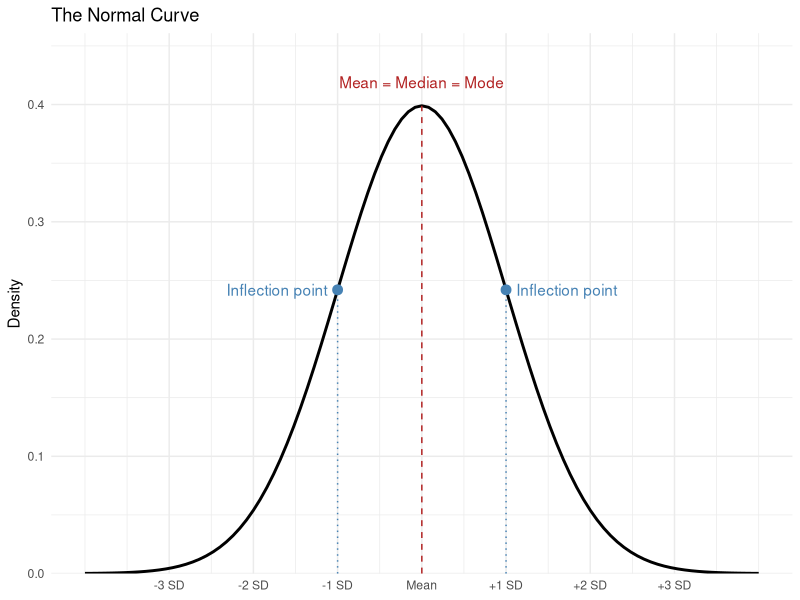
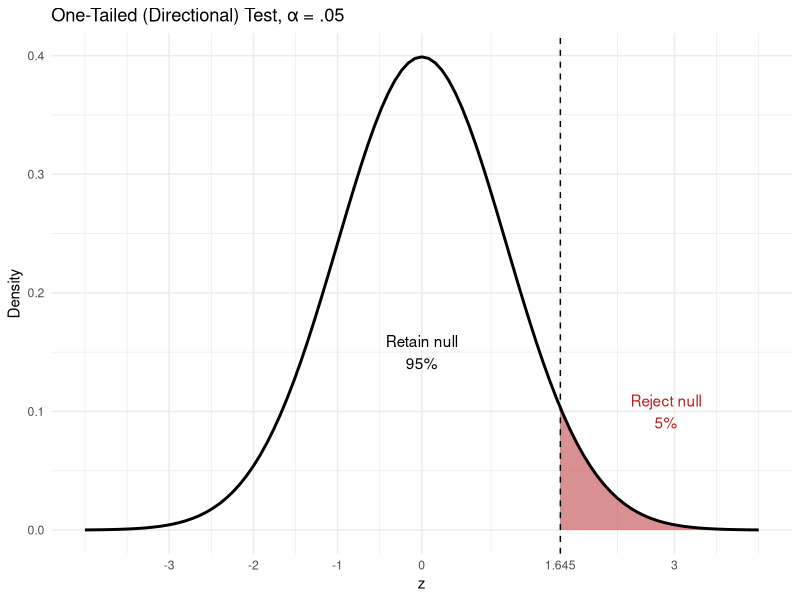
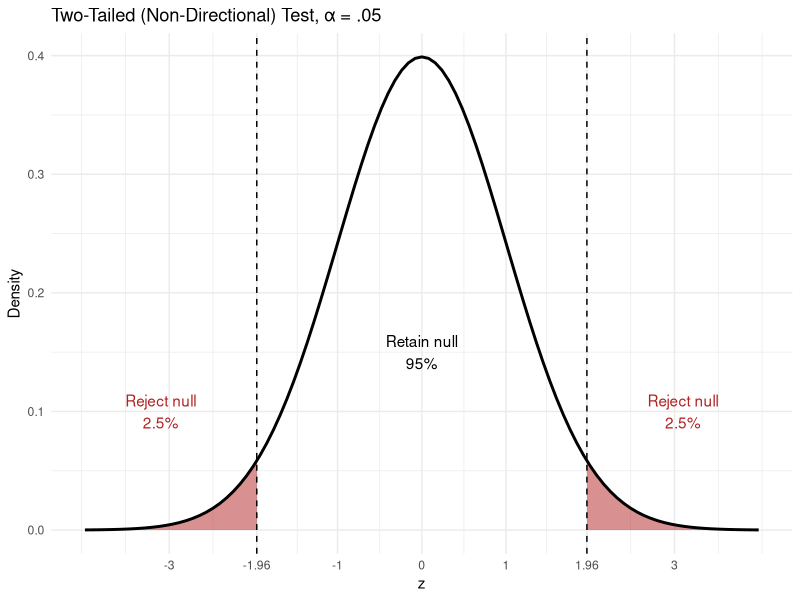

Recreate these plots in R, in order.
## ---- chunk 1
#| include: false
library(tidyverse)
## ---- chunk 2
#| echo: false
mu <- 0
sigma <- 1
infl <- c(mu - sigma, mu + sigma)   # inflection points at ±1 SD

ggplot(data.frame(x = c(mu - 4 * sigma, mu + 4 * sigma)), aes(x)) +
  stat_function(fun = dnorm, args = list(mean = mu, sd = sigma), linewidth = 1) +
  annotate("segment", x = mu, xend = mu, y = 0, yend = dnorm(mu, mu, sigma),
           linetype = "dashed", color = "firebrick") +
  annotate("text", x = mu, y = dnorm(mu, mu, sigma) + 0.02,
           label = "Mean = Median = Mode", color = "firebrick") +
  geom_segment(data = data.frame(x = infl),
               aes(x = x, xend = x, y = 0, yend = dnorm(x, mu, sigma)),
               linetype = "dotted", color = "steelblue") +
  geom_point(data = data.frame(x = infl), aes(x = x, y = dnorm(x, mu, sigma)),
             size = 3, color = "steelblue") +
  annotate("text", x = infl, y = dnorm(infl, mu, sigma),
           label = "Inflection point", hjust = c(1.1, -0.1), color = "steelblue") +
  scale_x_continuous(breaks = mu + (-3:3) * sigma,
                     labels = c("-3 SD", "-2 SD", "-1 SD", "Mean", "+1 SD", "+2 SD", "+3 SD")) +
  scale_y_continuous(expand = expansion(mult = c(0, 0.1))) +
  labs(title = "The Normal Curve", x = NULL, y = "Density") +
  theme_minimal()
## ---- chunk 3
#| echo: false
z_one <- qnorm(0.95)   # 1.645

ggplot(data.frame(x = c(-4, 4)), aes(x)) +
  stat_function(fun = dnorm, geom = "area", xlim = c(z_one, 4),
                fill = "firebrick", alpha = 0.5) +
  stat_function(fun = dnorm, linewidth = 1) +
  geom_vline(xintercept = z_one, linetype = "dashed") +
  annotate("text", x = 2.9, y = 0.1, label = "Reject null\n5%", color = "firebrick") +
  annotate("text", x = 0, y = 0.15, label = "Retain null\n95%") +
  scale_x_continuous(breaks = c(-3, -2, -1, 0, z_one, 3),
                     labels = c("-3", "-2", "-1", "0", "1.645", "3")) +
  labs(title = "One-Tailed (Directional) Test, α = .05",
       x = "z", y = "Density") +
  theme_minimal()
## ---- chunk 4
#| echo: false
z_two <- qnorm(0.975)  # 1.96

ggplot(data.frame(x = c(-4, 4)), aes(x)) +
  stat_function(fun = dnorm, geom = "area", xlim = c(-4, -z_two),
                fill = "firebrick", alpha = 0.5) +
  stat_function(fun = dnorm, geom = "area", xlim = c(z_two, 4),
                fill = "firebrick", alpha = 0.5) +
  stat_function(fun = dnorm, linewidth = 1) +
  geom_vline(xintercept = c(-z_two, z_two), linetype = "dashed") +
  annotate("text", x = c(-3.1, 3.1), y = 0.1, label = "Reject null\n2.5%", color = "firebrick") +
  annotate("text", x = 0, y = 0.15, label = "Retain null\n95%") +
  scale_x_continuous(breaks = c(-3, -z_two, -1, 0, 1, z_two, 3),
                     labels = c("-3", "-1.96", "-1", "0", "1", "1.96", "3")) +
  labs(title = "Two-Tailed (Non-Directional) Test, α = .05",
       x = "z", y = "Density") +
  theme_minimal()
## ---- chunk 5
z_score_gasoline <- (26.5-24.7)/(4.8/sqrt(75))
z_score_gasoline
## ---- chunk 6
1-pnorm(z_score_gasoline)
## ---- chunk 7
(1-pnorm(abs(z_score_gasoline)))*2
## ---- chunk 8
Lower <- 26.5 - 1.96*(4.8/sqrt(75))
Lower
## ---- chunk 9
Upper <- 26.5 + 1.96*(4.8/sqrt(75))
Upper
## ---- chunk 10
Cohens_d <- (26.5-24.7)/4.8
Cohens_d
